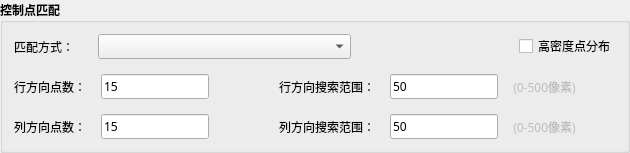
                  <widget class="QGroupBox" name="groupBox_2">
                   <property name="sizePolicy">
                    <sizepolicy hsizetype="Preferred" vsizetype="Preferred">
                     <horstretch>0</horstretch>
                     <verstretch>0</verstretch>
                    </sizepolicy>
                   </property>
                   <property name="minimumSize">
                    <size>
                     <width>0</width>
                     <height>0</height>
                    </size>
                   </property>
                   <property name="font">
                    <font>
                     <family>Source Han Sans SC Medium</family>
                     <pointsize>9</pointsize>
                     <weight>75</weight>
                     <italic>false</italic>
                     <bold>true</bold>
                    </font>
                   </property>
                   <property name="title">
                    <string>控制点匹配</string>
                   </property>
                   <layout class="QGridLayout" name="gridLayout_46">
                    <item row="0" column="0">
                     <layout class="QHBoxLayout" name="horizontalLayout_4">
                      <item>
                       <layout class="QVBoxLayout" name="verticalLayout_12" stretch="1,3">
                        <property name="spacing">
                         <number>15</number>
                        </property>
                        <item>
                         <layout class="QHBoxLayout" name="horizontalLayout_13" stretch="1,3,2,0">
                          <property name="spacing">
                           <number>0</number>
                          </property>
                          <item>
                           <widget class="QLabel" name="imageMatch_controlMatchModeLabel">
                            <property name="font">
                             <font>
                              <family>Source Han Sans SC Medium</family>
                              <pointsize>9</pointsize>
                              <weight>7</weight>
                              <italic>false</italic>
                              <bold>false</bold>
                             </font>
                            </property>
                            <property name="text">
                             <string>匹配方式：</string>
                            </property>
                           </widget>
                          </item>
                          <item>
                           <widget class="QComboBox" name="imageMatch_controlMatchModeBox">
                            <property name="enabled">
                             <bool>true</bool>
                            </property>
                            <property name="font">
                             <font>
                              <family>Source Han Sans SC Medium</family>
                              <pointsize>9</pointsize>
                              <weight>7</weight>
                              <italic>false</italic>
                              <bold>false</bold>
                             </font>
                            </property>
                            <property name="toolTipDuration">
                             <number>-1</number>
                            </property>
                           </widget>
                          </item>
                          <item>
                           <spacer name="horizontalSpacer_33">
                            <property name="orientation">
                             <enum>Qt::Horizontal</enum>
                            </property>
                            <property name="sizeHint" stdset="0">
                             <size>
                              <width>40</width>
                              <height>20</height>
                             </size>
                            </property>
                           </spacer>
                          </item>
                          <item>
                           <widget class="QCheckBox" name="checkBox_4">
                            <property name="font">
                             <font>
                              <family>Source Han Sans SC Medium</family>
                              <pointsize>9</pointsize>
                              <weight>50</weight>
                              <italic>false</italic>
                              <bold>false</bold>
                             </font>
                            </property>
                            <property name="text">
                             <string>高密度点分布</string>
                            </property>
                           </widget>
                          </item>
                         </layout>
                        </item>
                        <item>
                         <layout class="QHBoxLayout" name="horizontalLayout_14">
                          <property name="spacing">
                           <number>30</number>
                          </property>
                          <item>
                           <layout class="QVBoxLayout" name="verticalLayout_13">
                            <property name="spacing">
                             <number>15</number>
                            </property>
                            <item>
                             <layout class="QHBoxLayout" name="horizontalLayout_15">
                              <item>
                               <widget class="QLabel" name="label_10">
                                <property name="font">
                                 <font>
                                  <family>Source Han Sans SC Medium</family>
                                  <pointsize>9</pointsize>
                                  <weight>7</weight>
                                  <italic>false</italic>
                                  <bold>false</bold>
                                 </font>
                                </property>
                                <property name="text">
                                 <string>行方向点数：</string>
                                </property>
                               </widget>
                              </item>
                              <item>
                               <widget class="QLineEdit" name="lineEdit_6">
                                <property name="font">
                                 <font>
                                  <family>Source Han Sans SC Medium</family>
                                  <pointsize>9</pointsize>
                                  <weight>7</weight>
                                  <italic>false</italic>
                                  <bold>false</bold>
                                 </font>
                                </property>
                                <property name="text">
                                 <string>15</string>
                                </property>
                               </widget>
                              </item>
                              <item>
                               <spacer name="horizontalSpacer_54">
                                <property name="orientation">
                                 <enum>Qt::Horizontal</enum>
                                </property>
                                <property name="sizeHint" stdset="0">
                                 <size>
                                  <width>40</width>
                                  <height>20</height>
                                 </size>
                                </property>
                               </spacer>
                              </item>
                             </layout>
                            </item>
                            <item>
                             <layout class="QHBoxLayout" name="horizontalLayout_16">
                              <item>
                               <widget class="QLabel" name="label_11">
                                <property name="font">
                                 <font>
                                  <family>Source Han Sans SC Medium</family>
                                  <pointsize>9</pointsize>
                                  <weight>7</weight>
                                  <italic>false</italic>
                                  <bold>false</bold>
                                 </font>
                                </property>
                                <property name="text">
                                 <string>列方向点数：</string>
                                </property>
                               </widget>
                              </item>
                              <item>
                               <widget class="QLineEdit" name="lineEdit_7">
                                <property name="font">
                                 <font>
                                  <family>Source Han Sans SC Medium</family>
                                  <pointsize>9</pointsize>
                                  <weight>7</weight>
                                  <italic>false</italic>
                                  <bold>false</bold>
                                 </font>
                                </property>
                                <property name="text">
                                 <string>15</string>
                                </property>
                               </widget>
                              </item>
                              <item>
                               <spacer name="horizontalSpacer_55">
                                <property name="orientation">
                                 <enum>Qt::Horizontal</enum>
                                </property>
                                <property name="sizeHint" stdset="0">
                                 <size>
                                  <width>40</width>
                                  <height>20</height>
                                 </size>
                                </property>
                               </spacer>
                              </item>
                             </layout>
                            </item>
                           </layout>
                          </item>
                          <item>
                           <layout class="QVBoxLayout" name="verticalLayout_14">
                            <property name="spacing">
                             <number>15</number>
                            </property>
                            <item>
                             <layout class="QHBoxLayout" name="horizontalLayout_17">
                              <item>
                               <widget class="QLabel" name="label_12">
                                <property name="font">
                                 <font>
                                  <family>Source Han Sans SC Medium</family>
                                  <pointsize>9</pointsize>
                                  <weight>7</weight>
                                  <italic>false</italic>
                                  <bold>false</bold>
                                 </font>
                                </property>
                                <property name="text">
                                 <string>行方向搜索范围：</string>
                                </property>
                               </widget>
                              </item>
                              <item>
                               <widget class="QLineEdit" name="lineEdit_8">
                                <property name="font">
                                 <font>
                                  <family>Source Han Sans SC Medium</family>
                                  <pointsize>9</pointsize>
                                  <weight>7</weight>
                                  <italic>false</italic>
                                  <bold>false</bold>
                                 </font>
                                </property>
                                <property name="text">
                                 <string>50</string>
                                </property>
                               </widget>
                              </item>
                              <item>
                               <widget class="QLabel" name="label_14">
                                <property name="enabled">
                                 <bool>false</bool>
                                </property>
                                <property name="font">
                                 <font>
                                  <family>Source Han Sans SC Medium</family>
                                  <pointsize>9</pointsize>
                                  <weight>7</weight>
                                  <italic>false</italic>
                                  <bold>false</bold>
                                 </font>
                                </property>
                                <property name="text">
                                 <string>(0-500像素)</string>
                                </property>
                                <property name="alignment">
                                 <set>Qt::AlignCenter</set>
                                </property>
                               </widget>
                              </item>
                              <item>
                               <spacer name="horizontalSpacer_56">
                                <property name="orientation">
                                 <enum>Qt::Horizontal</enum>
                                </property>
                                <property name="sizeHint" stdset="0">
                                 <size>
                                  <width>40</width>
                                  <height>20</height>
                                 </size>
                                </property>
                               </spacer>
                              </item>
                             </layout>
                            </item>
                            <item>
                             <layout class="QHBoxLayout" name="horizontalLayout_18">
                              <item>
                               <widget class="QLabel" name="label_13">
                                <property name="font">
                                 <font>
                                  <family>Source Han Sans SC Medium</family>
                                  <pointsize>9</pointsize>
                                  <weight>7</weight>
                                  <italic>false</italic>
                                  <bold>false</bold>
                                 </font>
                                </property>
                                <property name="text">
                                 <string>列方向搜索范围：</string>
                                </property>
                               </widget>
                              </item>
                              <item>
                               <widget class="QLineEdit" name="lineEdit_9">
                                <property name="font">
                                 <font>
                                  <family>Source Han Sans SC Medium</family>
                                  <pointsize>9</pointsize>
                                  <weight>7</weight>
                                  <italic>false</italic>
                                  <bold>false</bold>
                                 </font>
                                </property>
                                <property name="text">
                                 <string>50</string>
                                </property>
                               </widget>
                              </item>
                              <item>
                               <widget class="QLabel" name="label_15">
                                <property name="enabled">
                                 <bool>false</bool>
                                </property>
                                <property name="font">
                                 <font>
                                  <family>Source Han Sans SC Medium</family>
                                  <pointsize>9</pointsize>
                                  <weight>7</weight>
                                  <italic>false</italic>
                                  <bold>false</bold>
                                 </font>
                                </property>
                                <property name="text">
                                 <string>(0-500像素)</string>
                                </property>
                                <property name="alignment">
                                 <set>Qt::AlignCenter</set>
                                </property>
                               </widget>
                              </item>
                              <item>
                               <spacer name="horizontalSpacer_57">
                                <property name="orientation">
                                 <enum>Qt::Horizontal</enum>
                                </property>
                                <property name="sizeHint" stdset="0">
                                 <size>
                                  <width>40</width>
                                  <height>20</height>
                                 </size>
                                </property>
                               </spacer>
                              </item>
                             </layout>
                            </item>
                           </layout>
                          </item>
                         </layout>
                        </item>
                       </layout>
                      </item>
                     </layout>
                    </item>
                   </layout>
                  </widget>
